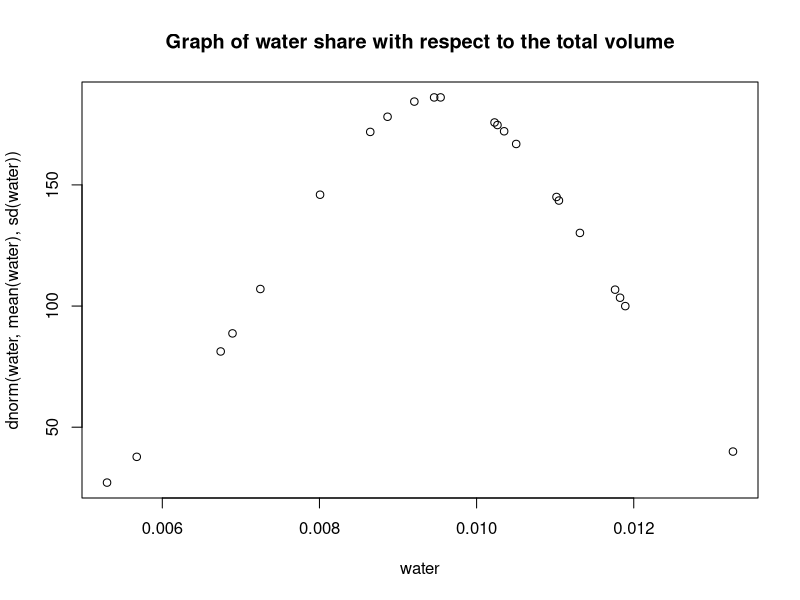
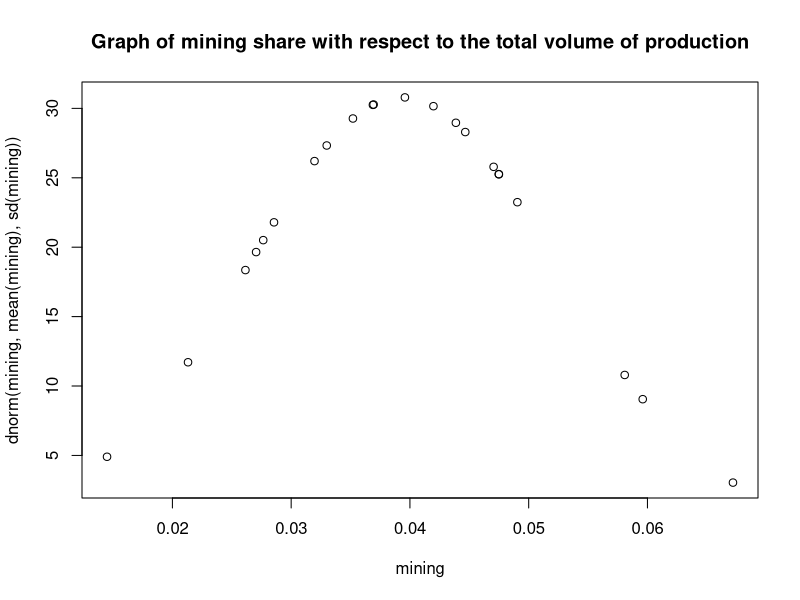

Reproduce these figures in R, in order.



data <- matrix(c(296.4,7187.3,3110.8,126.1,267.8,9138.5,3046.2,111.4,286,7921.1,2610.1,120.5,492.1,8042,1715.6,114.5,366,8299.1,1130,112.1,307.2,9899,1032.2,119.3,433.3,8157.5,1155.5,131,480.7,9084.6,1070,128,686.6,12421.2,1223.9,125,604.8,16115.2,1486.4,123.6,647.6,19458.5,2445.1,128.7,808.1,21152.2,3186.1,133.9,845.6,12991.6,4012.8,123.9,237.2,12040.6,3966.9,118.6,683.6,12216.9,3253.4,130.4,473.7,10675.4,2180.8,127.3,627.5,10549.9,1498.5,117.8,761.6,10413.9,1471.9,130.7,503.2,10496.6,1583.1,131.6,745.2,10399.8,1552.7,131.7,776.8,9011.8,1634.1,136.7,516.8,11263.9,2097.7,133.7)
,nrow=4, ncol=22)
total <- data[1,] + data[2,] + data[3,] + data[4,]
mining <- data[1,]
water <- data[4,]

water <- water/total
mining <- mining/total

months <- c(1,2,3,4,5,6,7,8,9,10,11,12,13,14,15,16,17,18,19,20,21,22)

t.test(mining, water, conf.level = .9, mu=0.035)

shapiro.test(water)
shapiro.test(mining)

plot(water, dnorm(water, mean(water), sd(water)))
title(main="Graph of water share with respect to the total volume")

plot(mining, dnorm(mining, mean(mining), sd(mining)))
title(main="Graph of mining share with respect to the total volume of production")
